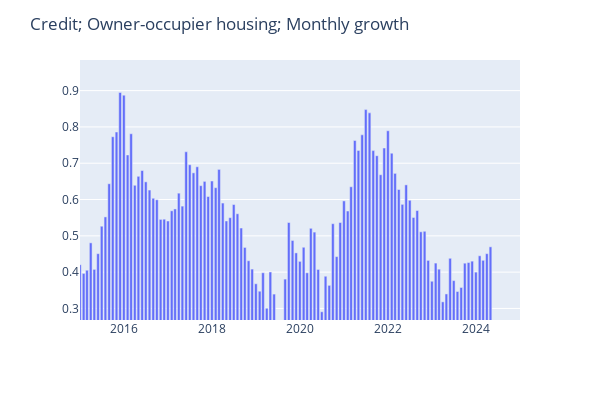

The notebook cell this image was saved under:
### Code cell
startDateExample = datetime(2015, 1, 1)
endDateExample = datetime(2024, 12, 31)
seriesToGraph = 'Credit; Owner-occupier housing; Monthly growth'

graph_series(seriesToGraph, df, startDateExample, endDateExample)

### Figure 1 — Plotly figure (JSON) as saved in the notebook; plotly's stock layout.template omitted (floating-point values rounded to 4 significant figures; data arrays with more than 128 entries replaced by an {"elided": "..."} marker saying what was removed)
{"data": [{"alignmentgroup": "True", "hovertemplate": "Date=%{x}<br>Credit; Owner-occupier housing; Monthly growth=%{y}<extra></extra>", "legendgroup": "", "marker": {"color": "#636efa", "pattern": {"shape": ""}}, "name": "", "offsetgroup": "", "orientation": "v", "showlegend": false, "textposition": "auto", "type": "bar", "x": {"elided": "572 str values"}, "xaxis": "x", "y": {"elided": "572 float values"}, "yaxis": "y"}], "layout": {"barmode": "relative", "height": 400, "hovermode": "x", "legend": {"tracegroupgap": 0}, "margin": {"t": 60}, "title": {"text": "Credit; Owner-occupier housing; Monthly growth"}, "width": 600, "xaxis": {"anchor": "y", "domain": [0, 1], "range": ["2015-01-01T00:00:00", "2024-12-31T00:00:00"], "title": {"text": " "}, "type": "date"}, "yaxis": {"anchor": "x", "domain": [0, 1], "range": [0.2682, 0.9843], "title": {"text": " "}, "type": "linear"}}}
